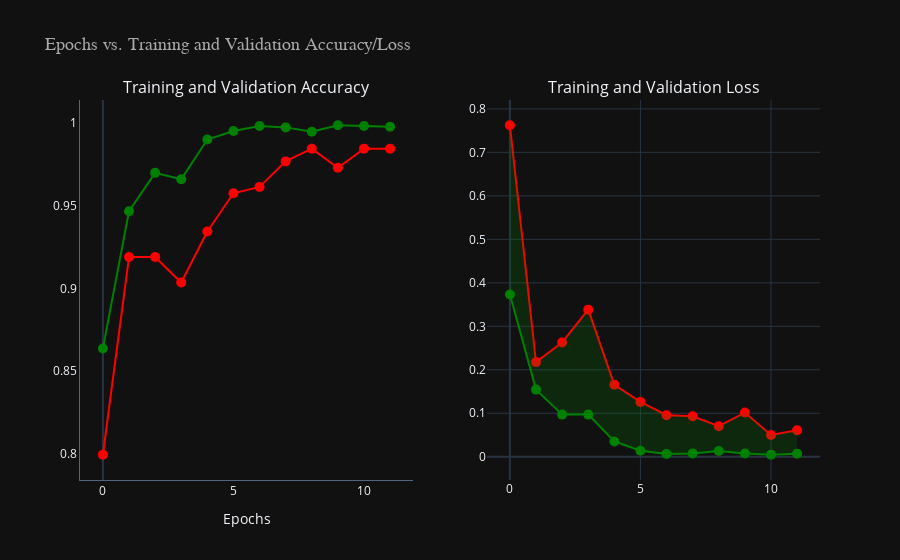

The notebook cell saved with this chart:
### Code cell
# Data
epochs = [i for i in range(12)]
train_acc = history.history['accuracy']
train_loss = history.history['loss']
val_acc = history.history['val_accuracy']
val_loss = history.history['val_loss']

# Create figure with subplot
fig = make_subplots(rows=1, cols=2, subplot_titles=['Training and Validation Accuracy', 'Training and Validation Loss'],
                    specs=[[{'type': 'scatter'}, {'type': 'scatter'}]])

# Design
layout = go.Layout(
    title='Epochs vs. Training and Validation Accuracy/Loss',
    title_font=dict(size=18, family='monospace', color='darkgrey'),
    showlegend=False,
    xaxis=dict(title='Epochs', showline=True, showgrid=False),
    yaxis=dict(showline=True, showgrid=False),
    template='plotly_dark'
)

# Add traces
fig.add_trace(go.Scatter(x=epochs, y=train_acc, mode='lines+markers', name='Training Accuracy',
                         marker=dict(color='green', size=10)), row=1, col=1)
fig.add_trace(go.Scatter(x=epochs, y=val_acc, mode='lines+markers', name='Validation Accuracy',
                         marker=dict(color='red', size=10)), row=1, col=1)
fig.add_trace(go.Scatter(x=epochs, y=train_loss, mode='lines+markers', name='Training Loss',
                         marker=dict(color='green', size=10)), row=1, col=2)
fig.add_trace(go.Scatter(x=epochs, y=val_loss, mode='lines+markers', name='Validation Loss',
                         marker=dict(color='red', size=10)), row=1, col=2)

# Shaded areas for loss plot
fig.add_trace(go.Scatter(
    x=epochs + epochs[::-1],
    y=train_loss + val_loss[::-1],
    fill='toself',
    fillcolor='rgba(0, 128, 0, 0.2)',
    line=dict(color='rgba(255, 255, 255, 0)'),
    hoverinfo="skip",
), row=1, col=2)

# Update layout
fig.update_layout(layout)

# Additional design features
fig.update_traces(marker=dict(line=dict(width=2, color='white')),
                  selector=dict(mode='markers'))

# Add hover information
fig.update_layout(hovermode="x unified")
fig.update_traces(hoverinfo="y+name")

# Show figure
fig.show()

### Figure 1 — Plotly figure (JSON) as saved in the notebook; plotly's stock layout.template omitted (floating-point values rounded to 4 significant figures)
{"data": [{"hoverinfo": "y+name", "marker": {"color": "green", "size": 10}, "mode": "lines+markers", "name": "Training Accuracy", "type": "scatter", "x": [0, 1, 2, 3, 4, 5, 6, 7, 8, 9, 10, 11], "xaxis": "x", "y": [0.8636, 0.9466, 0.9699, 0.966, 0.9901, 0.9953, 0.9983, 0.9974, 0.9948, 0.9987, 0.9983, 0.9978], "yaxis": "y"}, {"hoverinfo": "y+name", "marker": {"color": "red", "size": 10}, "mode": "lines+markers", "name": "Validation Accuracy", "type": "scatter", "x": [0, 1, 2, 3, 4, 5, 6, 7, 8, 9, 10, 11], "xaxis": "x", "y": [0.7992, 0.9189, 0.9189, 0.9035, 0.9344, 0.9575, 0.9614, 0.9768, 0.9846, 0.973, 0.9846, 0.9846], "yaxis": "y"}, {"hoverinfo": "y+name", "marker": {"color": "green", "size": 10}, "mode": "lines+markers", "name": "Training Loss", "type": "scatter", "x": [0, 1, 2, 3, 4, 5, 6, 7, 8, 9, 10, 11], "xaxis": "x2", "y": [0.3731, 0.1544, 0.09692, 0.09688, 0.03507, 0.01366, 0.006134, 0.007711, 0.01317, 0.007529, 0.0046, 0.007126], "yaxis": "y2"}, {"hoverinfo": "y+name", "marker": {"color": "red", "size": 10}, "mode": "lines+markers", "name": "Validation Loss", "type": "scatter", "x": [0, 1, 2, 3, 4, 5, 6, 7, 8, 9, 10, 11], "xaxis": "x2", "y": [0.7624, 0.2177, 0.2628, 0.3383, 0.1654, 0.1261, 0.09549, 0.09319, 0.07027, 0.1016, 0.05017, 0.06077], "yaxis": "y2"}, {"fill": "toself", "fillcolor": "rgba(0, 128, 0, 0.2)", "hoverinfo": "y+name", "line": {"color": "rgba(255, 255, 255, 0)"}, "type": "scatter", "x": [0, 1, 2, 3, 4, 5, 6, 7, 8, 9, 10, 11, 11, 10, 9, 8, 7, 6, 5, 4, 3, 2, 1, 0], "xaxis": "x2", "y": [0.3731, 0.1544, 0.09692, 0.09688, 0.03507, 0.01366, 0.006134, 0.007711, 0.01317, 0.007529, 0.0046, 0.007126, 0.06077, 0.05017, 0.1016, 0.07027, 0.09319, 0.09549, 0.1261, 0.1654, 0.3383, 0.2628, 0.2177, 0.7624], "yaxis": "y2"}], "layout": {"annotations": [{"font": {"size": 16}, "showarrow": false, "text": "Training and Validation Accuracy", "x": 0.225, "xanchor": "center", "xref": "paper", "y": 1, "yanchor": "bottom", "yref": "paper"}, {"font": {"size": 16}, "showarrow": false, "text": "Training and Validation Loss", "x": 0.775, "xanchor": "center", "xref": "paper", "y": 1, "yanchor": "bottom", "yref": "paper"}], "autosize": true, "hovermode": "x unified", "showlegend": false, "title": {"font": {"color": "darkgrey", "family": "monospace", "size": 18}, "text": "Epochs vs. Training and Validation Accuracy/Loss"}, "xaxis": {"anchor": "y", "autorange": true, "domain": [0, 0.45], "range": [-0.8195, 11.82], "showgrid": false, "showline": true, "title": {"text": "Epochs"}, "type": "linear"}, "xaxis2": {"anchor": "y2", "autorange": true, "domain": [0.55, 1], "range": [-0.8195, 11.82], "type": "linear"}, "yaxis": {"anchor": "x", "autorange": true, "domain": [0, 1], "range": [0.7789, 1.019], "showgrid": false, "showline": true, "type": "linear"}, "yaxis2": {"anchor": "x2", "autorange": true, "domain": [0, 1], "range": [-0.0727, 0.8396], "type": "linear"}}}
